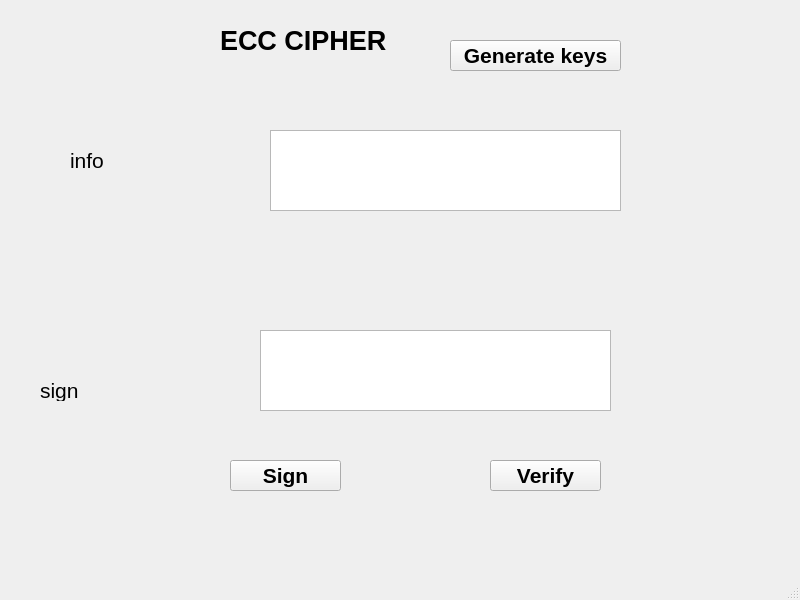
<?xml version="1.0" encoding="UTF-8"?>
<ui version="4.0">
 <class>MainWindow</class>
 <widget class="QMainWindow" name="MainWindow">
  <property name="geometry">
   <rect>
    <x>0</x>
    <y>0</y>
    <width>800</width>
    <height>600</height>
   </rect>
  </property>
  <property name="windowTitle">
   <string>MainWindow</string>
  </property>
  <widget class="QWidget" name="centralwidget">
   <widget class="QToolButton" name="btn_V">
    <property name="geometry">
     <rect>
      <x>490</x>
      <y>460</y>
      <width>111</width>
      <height>31</height>
     </rect>
    </property>
    <property name="font">
     <font>
      <pointsize>16</pointsize>
      <weight>75</weight>
      <bold>true</bold>
     </font>
    </property>
    <property name="text">
     <string>Verify</string>
    </property>
   </widget>
   <widget class="QToolButton" name="btn_S">
    <property name="geometry">
     <rect>
      <x>230</x>
      <y>460</y>
      <width>111</width>
      <height>31</height>
     </rect>
    </property>
    <property name="font">
     <font>
      <pointsize>16</pointsize>
      <weight>75</weight>
      <bold>true</bold>
     </font>
    </property>
    <property name="text">
     <string>Sign</string>
    </property>
   </widget>
   <widget class="QLabel" name="label">
    <property name="geometry">
     <rect>
      <x>220</x>
      <y>10</y>
      <width>171</width>
      <height>61</height>
     </rect>
    </property>
    <property name="font">
     <font>
      <pointsize>20</pointsize>
      <weight>75</weight>
      <bold>true</bold>
     </font>
    </property>
    <property name="text">
     <string>ECC CIPHER</string>
    </property>
   </widget>
   <widget class="QTextEdit" name="txt_sign">
    <property name="geometry">
     <rect>
      <x>260</x>
      <y>330</y>
      <width>351</width>
      <height>81</height>
     </rect>
    </property>
   </widget>
   <widget class="QTextEdit" name="txt_info">
    <property name="geometry">
     <rect>
      <x>270</x>
      <y>130</y>
      <width>351</width>
      <height>81</height>
     </rect>
    </property>
   </widget>
   <widget class="QToolButton" name="btn_G">
    <property name="geometry">
     <rect>
      <x>450</x>
      <y>40</y>
      <width>171</width>
      <height>31</height>
     </rect>
    </property>
    <property name="font">
     <font>
      <pointsize>16</pointsize>
      <weight>75</weight>
      <bold>true</bold>
     </font>
    </property>
    <property name="text">
     <string>Generate keys</string>
    </property>
   </widget>
   <widget class="QLabel" name="label_3">
    <property name="geometry">
     <rect>
      <x>70</x>
      <y>150</y>
      <width>121</width>
      <height>21</height>
     </rect>
    </property>
    <property name="font">
     <font>
      <pointsize>16</pointsize>
     </font>
    </property>
    <property name="text">
     <string>info</string>
    </property>
   </widget>
   <widget class="QLabel" name="label_5">
    <property name="geometry">
     <rect>
      <x>40</x>
      <y>380</y>
      <width>111</width>
      <height>21</height>
     </rect>
    </property>
    <property name="font">
     <font>
      <pointsize>16</pointsize>
     </font>
    </property>
    <property name="text">
     <string>sign</string>
    </property>
   </widget>
  </widget>
  <widget class="QMenuBar" name="menubar">
   <property name="geometry">
    <rect>
     <x>0</x>
     <y>0</y>
     <width>800</width>
     <height>21</height>
    </rect>
   </property>
  </widget>
  <widget class="QStatusBar" name="statusbar"/>
 </widget>
 <resources/>
 <connections/>
</ui>
